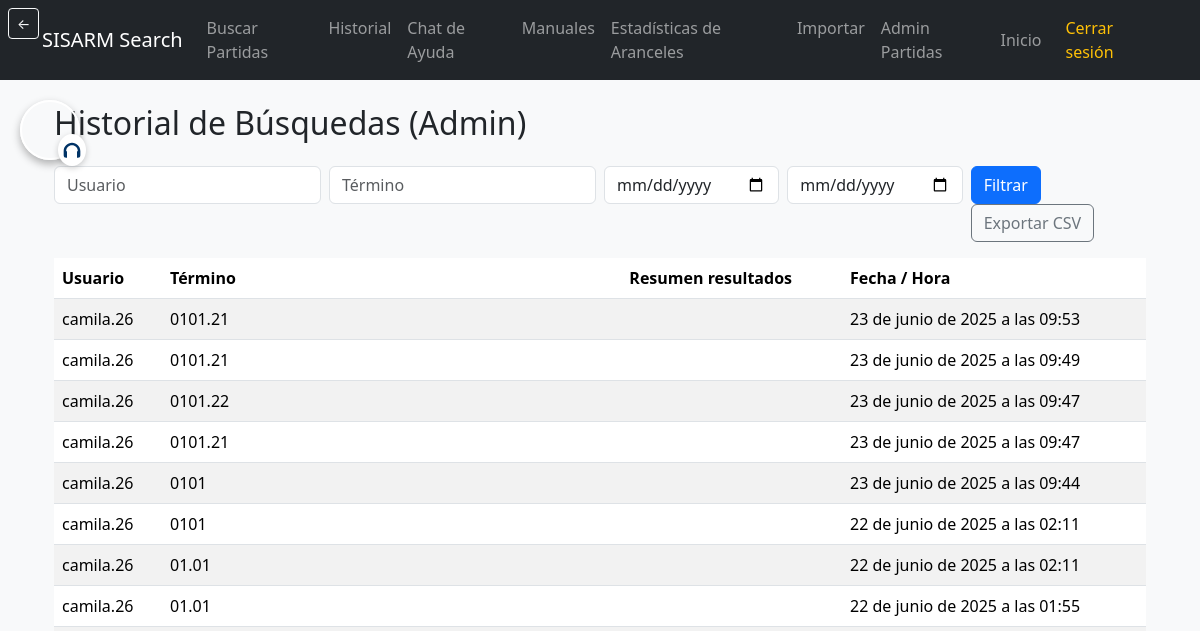
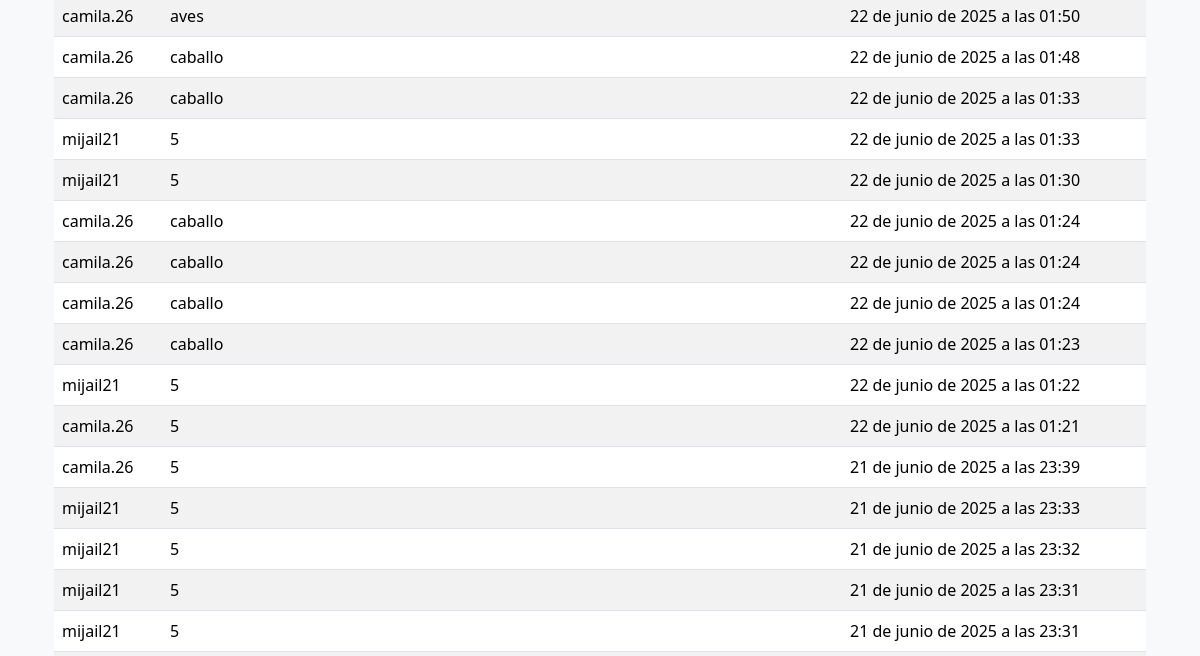
/admin-busquedas/ (signed in, upper part), run on an earlier commit of the app's database (2 pictures, top to bottom).
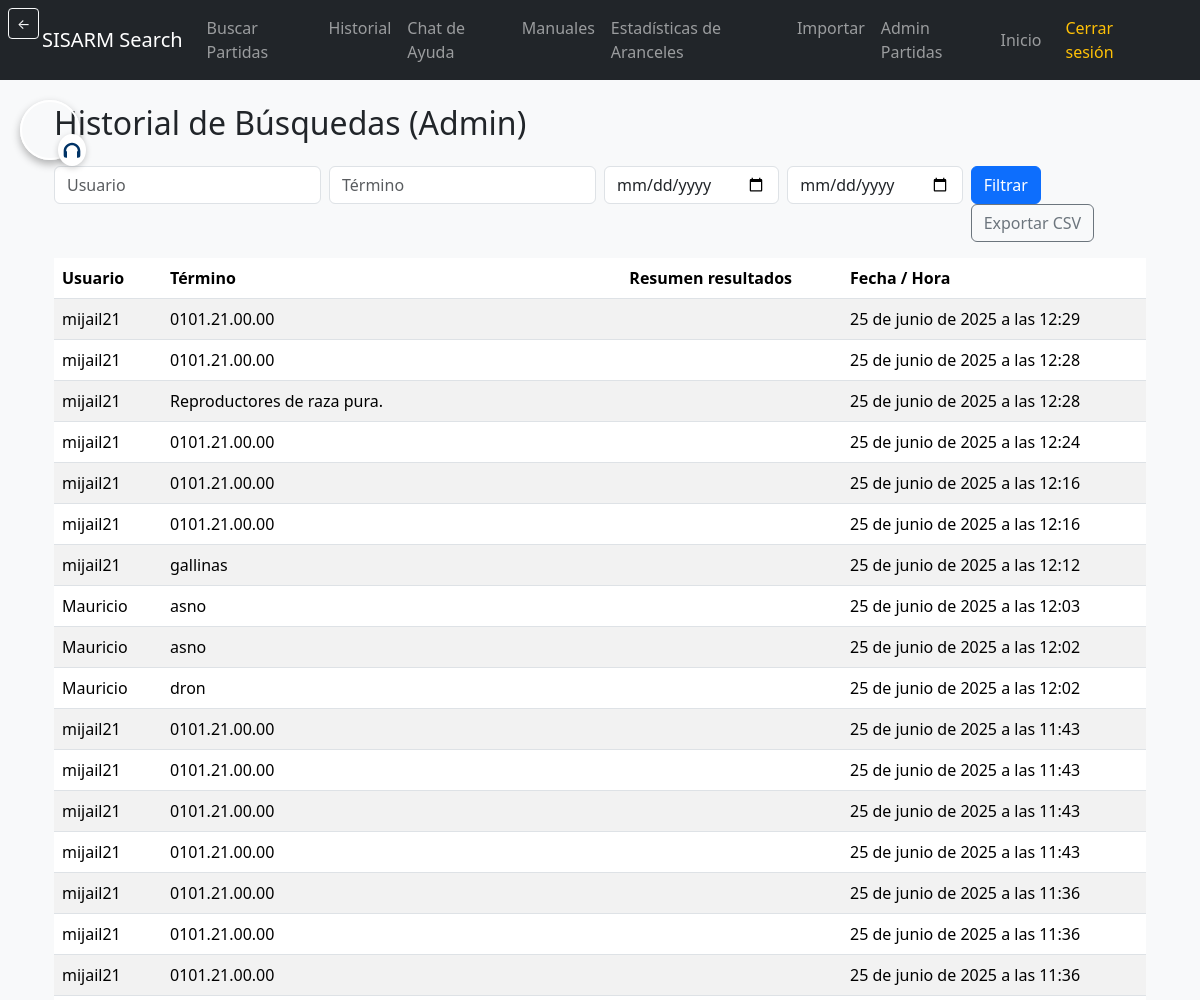
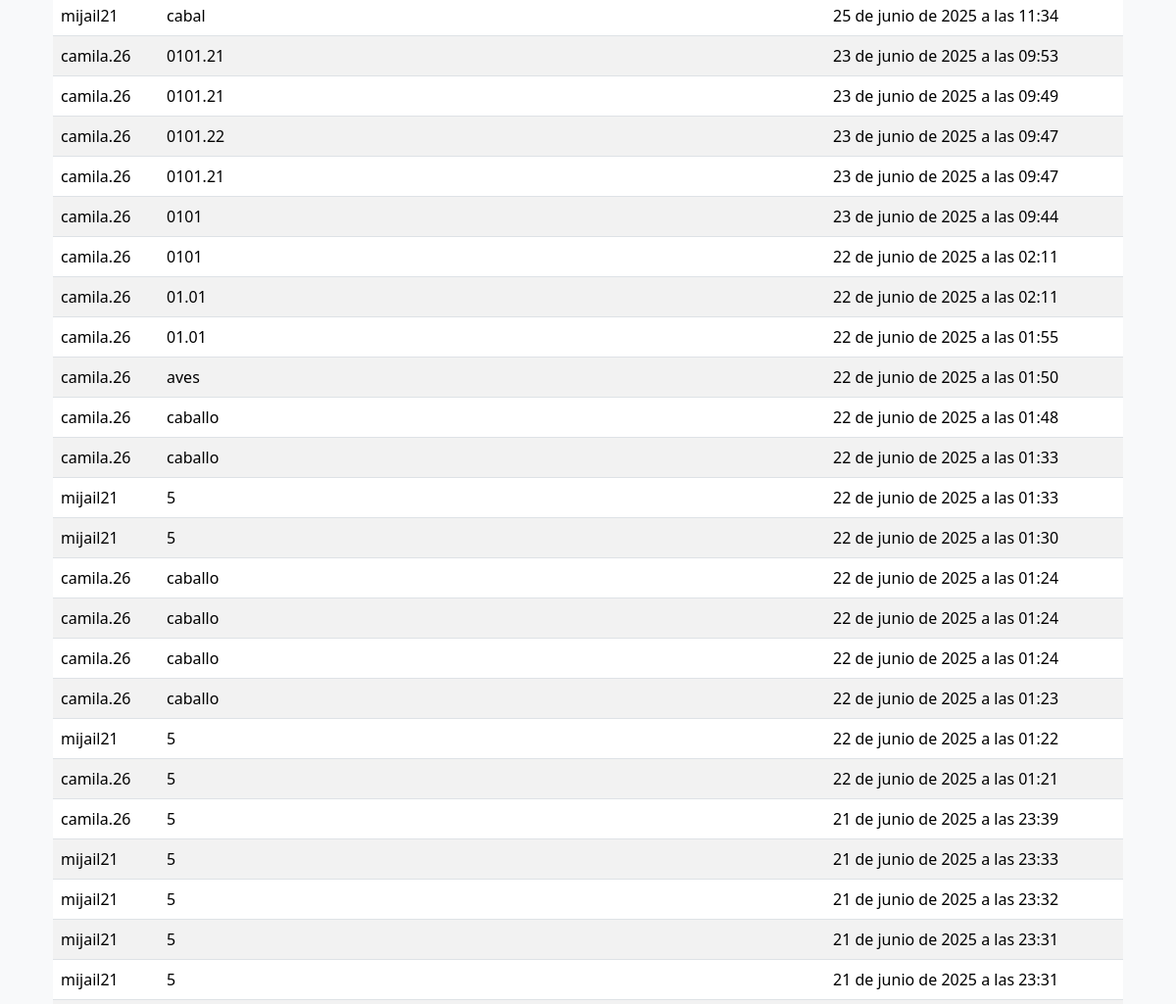
And on a later commit of the database (2 pictures, top to bottom).
### partidas/models.py (models this page shows)
class Busqueda(models.Model):
    usuario = models.ForeignKey(Usuario, on_delete=models.CASCADE)
    termino_buscado = models.CharField(max_length=100)
    tipo_busqueda = models.CharField(max_length=50)
    fecha = models.DateTimeField(auto_now_add=True)
    resultados = models.TextField(blank=True, default='')

class Usuario(AbstractUser):
    rol = models.ForeignKey(Rol, on_delete=models.SET_NULL, null=True)
    estado_licencia = models.BooleanField(default=True)
    fecha_registro = models.DateTimeField(auto_now_add=True)

### partidas/decorators.py (the view)
        def _wrapped_view(request, *args, **kwargs):
            if request.user.is_superuser:
                return view_func(request, *args, **kwargs)
            if request.user.is_authenticated and request.user.rol and request.user.rol.nombre == nombre_rol:
                return view_func(request, *args, **kwargs)
            raise PermissionDenied

### partidas/views.py (called while the page is built, shortened)
@rol_requerido('Administrador')
def admin_busquedas(request):
    qs = Busqueda.objects.select_related('usuario').order_by('-fecha')
    usuario = request.GET.get('usuario', '').strip()
    termino = request.GET.get('termino', '').strip()
    desde = request.GET.get('desde', '').strip()
    hasta = request.GET.get('hasta', '').strip()
    if usuario:
        qs = qs.filter(usuario__username__icontains=usuario)
    if termino:
        qs = qs.filter(termino_buscado__icontains=termino)
    if desde:
        qs = qs.filter(fecha__gte=desde)
    if hasta:
        qs = qs.filter(fecha__lte=hasta)
    resultados = qs[:500]
    return render(request, 'partidas/admin_busquedas.html', {'busquedas': resultados, 'filtros': {'usuario': usuario, 'termino': termino, 'desde': desde, 'hasta': hasta}})

### partidas/templates/partidas/admin_busquedas.html (shortened to what this page needs)
{% extends "partidas/base.html" %}
{% load static %}
{% block content %}
<div class="container mt-4">
  <h2>Historial de Búsquedas (Admin)</h2>
  <form class="row g-2 my-3" method="get">
    <div class="col-md-3">
      <input type="text" name="usuario" class="form-control" placeholder="Usuario" value="{{ filtros.usuario }}">
    </div>
    <div class="col-md-3">
      <input type="text" name="termino" class="form-control" placeholder="Término" value="{{ filtros.termino }}">
    </div>
    <div class="col-md-2">
      <input type="date" name="desde" class="form-control" value="{{ filtros.desde }}">
    </div>
    <div class="col-md-2">
      <input type="date" name="hasta" class="form-control" value="{{ filtros.hasta }}">
    </div>
    <div class="col-md-2">
      <button class="btn btn-primary" type="submit">Filtrar</button>
      <a class="btn btn-outline-secondary" href="?export=csv">Exportar CSV</a>
    </div>
  </form>
  <div class="table-responsive">
    <table class="table table-striped">
      <thead>
        <tr>
          <th>Usuario</th>
          <th>Término</th>
          <th>Resumen resultados</th>
          <th>Fecha / Hora</th>
        </tr>
      </thead>
      <tbody>
        {% for b in busquedas %}
        <tr>
          <td>{{ b.usuario.username }}</td>
          <td>{{ b.termino_buscado }}</td>
          <td style="max-width:400px;">
          </td>
          <td>{{ b.fecha }}</td>
        </tr>
        {% empty %}
        <tr><td colspan="3">No se encontraron registros.</td></tr>
        {% endfor %}
      </tbody>
    </table>
  </div>
</div>
{% endblock %}

### partidas/templates/partidas/base.html (shortened to what this page needs)
{% load static %}
{% load tz %}
<!DOCTYPE html>
<html lang="es">
<head>
    <link href="https://cdn.jsdelivr.net/npm/bootstrap@5.3.3/dist/css/bootstrap.min.css" rel="stylesheet">
</head>
<body class="{% block body_class %}bg-light{% endblock %}">
    {% if not ocultar_navbar %}
    <nav class="navbar navbar-expand-lg navbar-dark bg-dark" style="position: relative;">
        <div class="container">
            <button class="btn btn-sm btn-outline-light back-button" onclick="history.back();" title="Volver atrás">
                ←
            </button>
            <a class="navbar-brand" href="#">SISARM Search</a>
            <div class="collapse navbar-collapse" id="navbarNav">
                {% if user.is_authenticated and not ocultar_botones and 'accounts/login' not in request.path %}
                <ul class="navbar-nav ms-auto">
                    <li class="nav-item"><a class="nav-link" href="{% url 'buscar_partidas' %}">Buscar Partidas</a></li>
                    <li class="nav-item"><a class="nav-link" href="{% url 'historial_buscador' %}">Historial</a></li>
                    <li class="nav-item"><a class="nav-link" href="{% url 'chat_asistente' %}">Chat de Ayuda</a></li>
                    <li class="nav-item"><a class="nav-link" href="{% url 'manuales' %}">Manuales</a></li>
                    <li class="nav-item"><a class="nav-link" href="{% url 'estadisticas_aranceles' %}">Estadísticas de Aranceles</a></li>
                    <li class="nav-item"><a class="nav-link" href="{% url 'importar_excel' %}">Importar</a></li>
                    <li class="nav-item"><a class="nav-link" href="{% url 'panel_partidas' %}">Admin Partidas</a></li>
                    <li class="nav-item d-flex align-items-center">
                        <a class="nav-link me-2" href="{% url 'inicio' %}" style="padding: 0.25rem 0.5rem;">Inicio</a>
                        <form method="post" action="{% url 'logout' %}">
                            <button type="submit" class="nav-link btn btn-link text-warning w-100 text-start" style="border: none; padding: 0.25rem 0.5rem;">Cerrar sesión</button>
                        </form>
                    </li>
                </ul>
                {% endif %}
            </div>
        </div>
    </nav>
    {% endif %}
    <main class="container mt-4">
        {% block content %}{% endblock %}
    </main>
    {% if not ocultar_navbar %}
    <a href="{% url 'soporte' %}" class="whatsapp-burbuja" title="Ir al soporte del sistema">
        <div class="headset-overlay">
            <svg xmlns="http://www.w3.org/2000/svg" fill="#003366" viewBox="0 0 24 24" width="20" height="20">
                <path d="M12 1C6.486 1 2 5.486 2 11v5a3 3 0 0 0 3 3h1v-8H5c0-3.86 3.14-7 7-7s7 3.14 7 7h-1v8h1a3 3 0 0 0 3-3v-5c0-5.514-4.486-10-10-10z"/>
            </svg>
        </div>
    </a>
    {% endif %}
</body>
</html>

### partidas/templates/partidas/base.html (style rules this page uses)
.back-button { position: absolute; left: 8px; top: 8px; z-index: 1060; }
.whatsapp-burbuja { position: fixed; top: 100px; left: 20px; width: 60px; height: 60px; border-radius: 50%; background-image: url('https://s3.amazonaws.com/evaluar-test-media-bucket/PROCESS/image/34/PROCESS_db14e92c-a447-4332-b68e-2905ca7d6034_d879f335-ad52-43e5-b8ee-a1c3f8ee0a34.png'); background-size: cover; background-position: center; background-repeat: no-repeat; box-shadow: 0 4px 8px rgba(0, 0, 0, 0.3); z-index: 9999; transition: transform 0.3s ease; border: 2px solid #ffffff; }
.headset-overlay { position: absolute; bottom: -8px; right: -8px; background-color: #ffffff; border-radius: 50%; padding: 4px; box-shadow: 0 2px 6px rgba(0, 0, 0, 0.2); z-index: 10000; }

What changed in the data, as far as the page shows it:
added Busqueda: usuario.username "mijail21", termino_buscado "0101.21.00.00", fecha "25 de junio de 2025 a las 12:29"
added Busqueda: usuario.username "mijail21", termino_buscado "0101.21.00.00", fecha "25 de junio de 2025 a las 12:28"
added Busqueda: usuario.username "mijail21", termino_buscado "Reproductores de raza pura.", fecha "25 de junio de 2025 a las 12:28"
added Busqueda: usuario.username "mijail21", termino_buscado "0101.21.00.00", fecha "25 de junio de 2025 a las 12:24"
added Busqueda: usuario.username "mijail21", termino_buscado "0101.21.00.00", fecha "25 de junio de 2025 a las 12:16"
added Busqueda: usuario.username "mijail21", termino_buscado "0101.21.00.00", fecha "25 de junio de 2025 a las 12:16"
added Busqueda: usuario.username "mijail21", termino_buscado "gallinas", fecha "25 de junio de 2025 a las 12:12"
added Busqueda: usuario.username "Mauricio", termino_buscado "asno", fecha "25 de junio de 2025 a las 12:03"
added Busqueda: usuario.username "Mauricio", termino_buscado "asno", fecha "25 de junio de 2025 a las 12:02"
added Busqueda: usuario.username "Mauricio", termino_buscado "dron", fecha "25 de junio de 2025 a las 12:02"
added Busqueda: usuario.username "mijail21", termino_buscado "0101.21.00.00", fecha "25 de junio de 2025 a las 11:43"
added Busqueda: usuario.username "mijail21", termino_buscado "0101.21.00.00", fecha "25 de junio de 2025 a las 11:43"
added Busqueda: usuario.username "mijail21", termino_buscado "0101.21.00.00", fecha "25 de junio de 2025 a las 11:43"
added Busqueda: usuario.username "mijail21", termino_buscado "0101.21.00.00", fecha "25 de junio de 2025 a las 11:43"
added Busqueda: usuario.username "mijail21", termino_buscado "0101.21.00.00", fecha "25 de junio de 2025 a las 11:36"
added Busqueda: usuario.username "mijail21", termino_buscado "0101.21.00.00", fecha "25 de junio de 2025 a las 11:36"
added Busqueda: usuario.username "mijail21", termino_buscado "0101.21.00.00", fecha "25 de junio de 2025 a las 11:36"
added Busqueda: usuario.username "mijail21", termino_buscado "cabal", fecha "25 de junio de 2025 a las 11:34"
